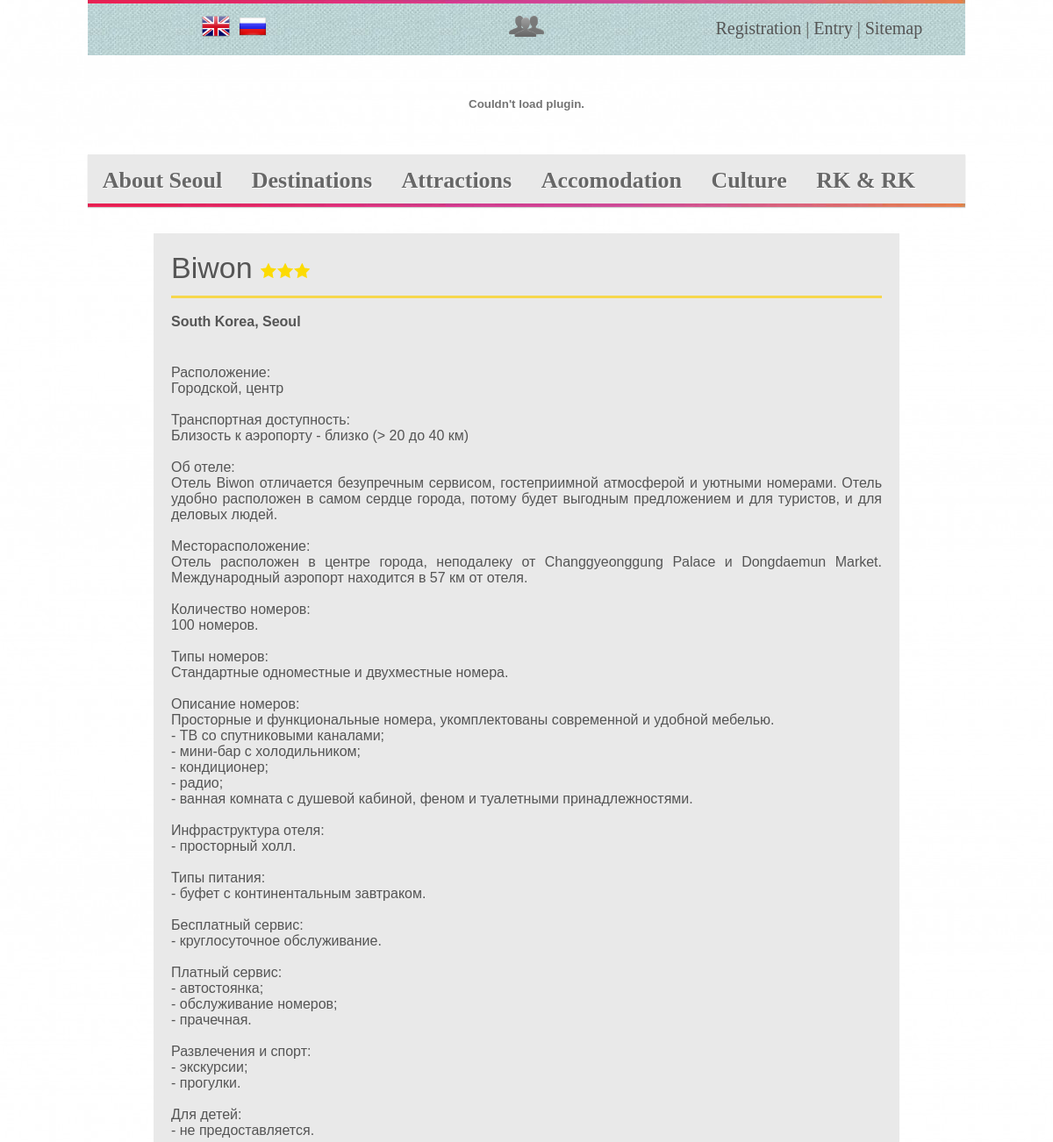
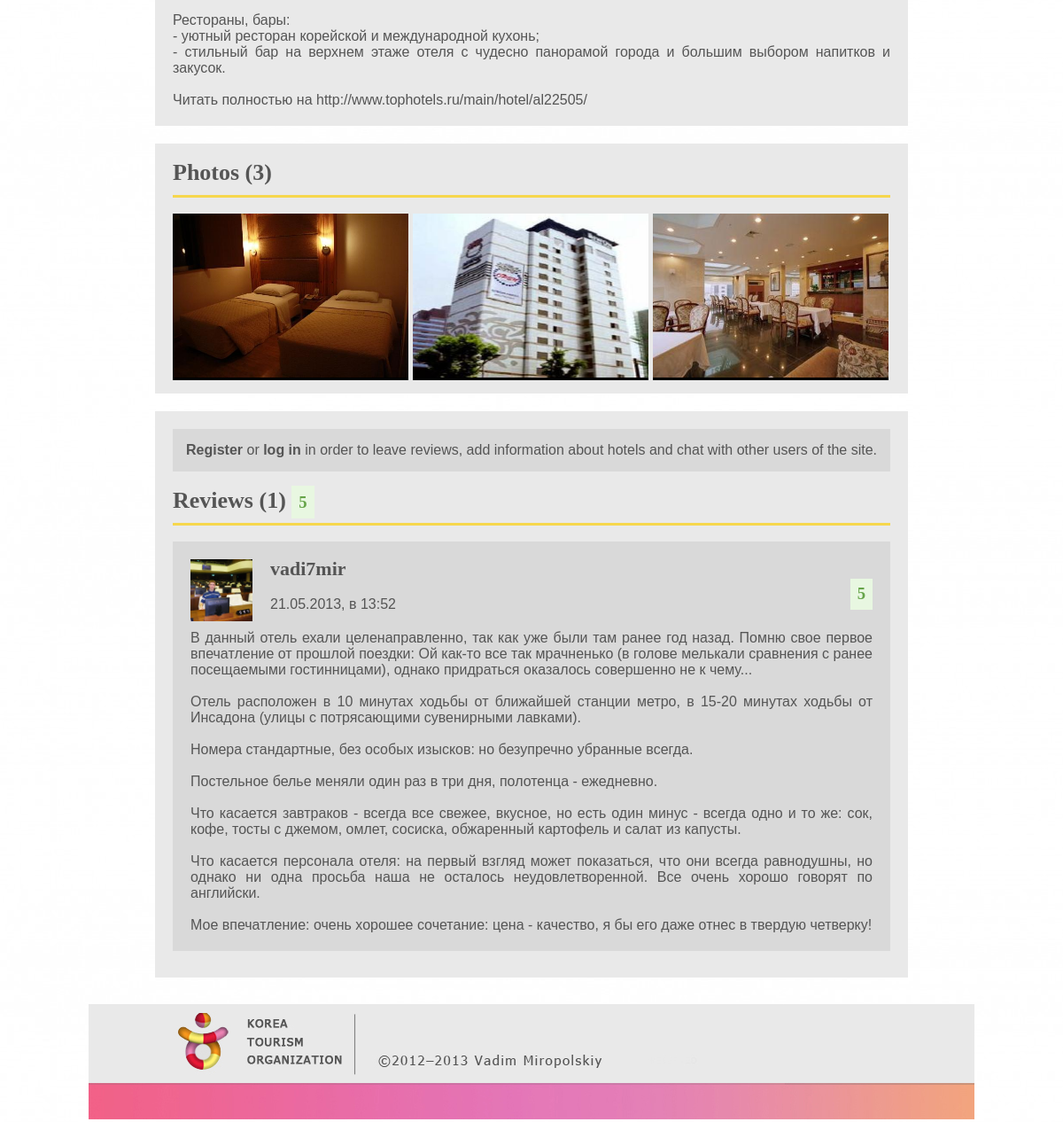
Page /soul_of_seoul.loc/en/hotel.php?id=41 on the committed database (2 pictures, top to bottom).
### tables this page shows
CREATE TABLE IF NOT EXISTS `hotels` (
  `id` int(11) NOT NULL AUTO_INCREMENT,
  `name` varchar(255) NOT NULL,
  `classif` varchar(10) NOT NULL,
  `description` text NOT NULL,
  `code_country` int(11) NOT NULL DEFAULT '1',
  `code_city` int(11) NOT NULL DEFAULT '1',
  PRIMARY KEY (`id`)
);

CREATE TABLE IF NOT EXISTS `cities` (
  `id` int(11) NOT NULL AUTO_INCREMENT,
  `code_country` int(11) NOT NULL,
  `name` varchar(100) NOT NULL,
  PRIMARY KEY (`id`)
);

CREATE TABLE IF NOT EXISTS `countries` (
  `id` int(11) NOT NULL AUTO_INCREMENT,
  `name` varchar(50) NOT NULL,
  PRIMARY KEY (`id`)
);

CREATE TABLE IF NOT EXISTS `hotelphotos` (
  `id` int(11) NOT NULL AUTO_INCREMENT,
  `code_hotel` int(11) NOT NULL,
  `photoSrc` varchar(255) NOT NULL,
  PRIMARY KEY (`id`)
);

CREATE TABLE IF NOT EXISTS `hotelreviews` (
  `id` int(11) NOT NULL AUTO_INCREMENT,
  `code_hotel` int(11) NOT NULL,
  `code_user` int(11) NOT NULL,
  `review` text NOT NULL,
  `assessment` int(11) NOT NULL,
  `date` varchar(100) NOT NULL,
  PRIMARY KEY (`id`)
);

CREATE TABLE IF NOT EXISTS `users` (
  `id` int(11) NOT NULL AUTO_INCREMENT,
  `login` varchar(100) NOT NULL,
  `password` varchar(160) NOT NULL,
  `avatar` varchar(255) NOT NULL,
  `email` varchar(255) NOT NULL,
  `activation` int(1) NOT NULL,
  `date` datetime NOT NULL,
  PRIMARY KEY (`id`)
);

### soul_of_seoul.loc/en/hotel.php (the view, shortened to what this page needs)
<?php
	require("./my_functions.php");
	include "./header.php";
?>
<div id="content">
	<?php
		if(isset($_GET['id']))
			$id = $_GET['id'];
		else
			errorGoBack("./accomodation.php", "Information about the hotel can not be displayed...",$values,"Accommodation");
		include("./bd.php");
		$result = mysql_query("SELECT * FROM `hotels` WHERE `id` = $id;",$db);
		$hotel = mysql_fetch_array($result);
		$title = $hotel['name'];
		$info = joinMysqlTables($id);
		$co = $info['co'];
		$ci = $info['ci'];
		$ra = $info['ra'];
		$r = $info['r'];
		$p = $info['p'];
		$classif = $hotel['classif'];
		$description = $hotel['description'];
	?>
	<div class="block850_2" style="background:#E9E9E9;">
		<?php
			$hotelStars = hotelStars($classif);
			echo ("
				<h1 style=\"margin-top:0;\">$title <img src=\"$hotelStars\" /></h1>
				<hr class='hr_enterYellow'>
				<p><span class=\"bold\">$co, $ci</span></p>
				<br />
				<p>$description</p>
			");
		?>
	</div>
	<?php
		$result2 = mysql_query("SELECT * FROM `hotelphotos` WHERE `code_hotel` = $id;",$db);
		if(mysql_num_rows($result2) > 0) {
			echo ("<div class=\"block850_2\" style=\"background:#E9E9E9;\"><ul><h2>Photos ($p)</h2><hr class='hr_enterYellow'>");
			$i = 1;
			while($photo = mysql_fetch_array($result2)){
				echo ("
					<li class=\"photo\">
						<a href=\"$photo[photoSrc]\" rel=\"gallery\"  class=\"pirobox_gall\" title=\"Photo $i\">
							<img src=\"$photo[photoSrc]\" width=\"266\" height=\"185\" />
						</a>
					</li>
				");
				$i++;
			}
			echo ("</ul></div>");
		}
	?>
	<div class="block850_2" style="background:#E9E9E9; padding-bottom:10px;">
		<?php
			if(userVerification())
				echo ("
					<br />
					<h2>Leave a review</h2>
					<hr class=\"hr_enterYellow\">
					<form name=\"newReview\" method=\"POST\" action=\"./new_review.php\">
						<input type=\"hidden\" name=\"hotelID\" value=\"$id\">
						<input type=\"hidden\" name=\"userID\" value=\"$_SESSION[id]\">
						<p><span class=\"redFont\">*</span>Rating:<br />
							<label><input type=\"radio\" name=\"rating\" value=\"1\">1</label>&nbsp;
							<label><input type=\"radio\" name=\"rating\" value=\"2\">2</label>&nbsp;
							<label><input type=\"radio\" name=\"rating\" value=\"3\" checked=\"checked\">3&nbsp;
							<label><input type=\"radio\" name=\"rating\" value=\"4\">4</label>&nbsp;
							<label><input type=\"radio\" name=\"rating\" value=\"5\">5</label>
						</p>
						<p><label for=\"reviewText\"><span class=\"redFont\">*</span>Review:</label><br /><textarea placeholder=\"Type review here\" name=\"reviewText\" rows=\"7\" id=\"reviewText\"></textarea></p>
						<p><span class=\"redFont\">*</span> denotes a mandatory field!</p>
						<p class=\"submit\"><input type=\"submit\" name=\"submit\" value=\"Add a review\"></p>
					</form>
				");
			else
				echo ("
					<p class=\"loginRequest\"><a href=\"./registration.php\">Register</a> or <a href=\"./login.php\">log in</a> in order to leave reviews, add information about hotels and chat with other users of the site.</p>
				");
			$result3 = mysql_query("SELECT * FROM `hotelreviews` WHERE `code_hotel` = $id ORDER BY `id` DESC;",$db);
			if ($r <= 0)
				echo ("
					<h2>No reviews</h2>
					<hr class='hr_enterYellow'>
				");
			else {
				$average = hotelRating($ra);
				echo ("
						<h2>Reviews ($r) $average</h2>
						<hr class='hr_enterYellow'>
				");
				while($review = mysql_fetch_array($result3)) {
					$result4 = mysql_query("SELECT * FROM `users` WHERE `id`=".$review['code_user'].";",$db);
					$user = mysql_fetch_array($result4);
					$avatar = $user['avatar'];
					$name = $user['login'];
					$assessment = hotelRating($review[assessment]);
					echo ("
						<div class=\"review\">
							<a href=\"./profile.php?id=$review[code_user]\"><img alt=\"\" src=\"$avatar\" height=\"70\" width=\"70\" /></a>
							<h3><a href=\"./profile.php?id=$review[code_user]\">$name</a></h3>
							$assessment
							<br />
							<p>$review[date]</p>
							<p class=\"reviewText\">$review[review]</p>
						</div>
						<br />
					");
				}
			}
		?>
	</div>
</div>
<?php
	include "./footer.php";
?>

### soul_of_seoul.loc/en/header.php (shortened to what this page needs)
<!DOCTYPE html>
<html>
	<head>
		<link href="../css/style.css" type="text/css" rel="stylesheet" />
		<link href="../css/mmenu.css" type="text/css" rel="stylesheet" />
		<link href="../css/pirobox/style.css" rel="stylesheet" type="text/css" />
	</head>
	<body>
		<div id="wrapper">
			<div id="header">
				<div class="languages">
					<table>
						<tr>
							<?php
								$currentURL = $_SERVER['SERVER_NAME'] . $_SERVER['REQUEST_URI'];
								$currentURL = str_replace("/en/","/ru/",$currentURL);
							?>
							<td><img src="./images/english.png" width="32" height="32">&nbsp;&nbsp;<a href="http://<?= $currentURL ?>" title="По-русски"><img src="./images/russian.png" width="32" height="32" /></a></td>
							<?php
								include("./bd.php");
								$login = $_SESSION['login'];
								$password = $_SESSION['password'];
								$result = mysql_query("SELECT `id` FROM `users` WHERE `login` = \"$login\" AND `password` = \"$password\";",$db);
								$row = mysql_fetch_array($result);
								if(!empty($row['id']))
									echo ("
										<td>
											<a href=\"./all_users.php\" title=\"All users\">
												<img src=\"./images/users.png\" width=\"40\" height=\"40\" />
											</a>
										</td>
										<td>
											Welcome, <a href=\"./profile.php?id=$_SESSION[id]\" title=\"My account\"><span class=\"bold\">$login</span></a>! | <a href=\"./sitemap.php\">Sitemap</a>
										</td>
										</tr>
										</table>
									");
								else
									echo ("
										<td>
											<img src=\"./images/usersGray.png\" width=\"40\" height=\"40\" />
										</td>
										<td>
											<a href=\"./registration.php\">Registration</a> | <a href=\"./login.php\">Entry</a> | <a href=\"./sitemap.php\">Sitemap</a>
										</td>
										</tr>
										</table>
									");
							?>
				</div>
				<object classid="clsid:D27CDB6E-AE6D-11cf-96B8-444553540000" codebase="http://download.macromedia.com/pub/shockwave/cabs/flash/swflash.cab#version=6,0,29,0" width="1000" height="110">
					<embed src="flash/header/header.swf" quality="high" pluginspage="http://www.macromedia.com/go/getflashplayer" type="application/x-shockwave-flash" width="1000" height="110"></embed>
				</object>
				<nav>
					<ul id="mmenu">
						<li class="blue">
							<a href="./about_seoul.php">About Seoul</a>
						</li>
						<li class="green">
							<a href="./destinations.php">Destinations</a>
						</li>
						<li class="pink">
							<a href="./attractions.php">Attractions</a>
						</li>
						<li class="yellow"><a href="./accomodation.php">Accomodation</a></li>
						<li class="purple">
							<a href="./culture.php">Culture</a>
						</li>
						<li class="orange"><a href="./rk_and_rk.php">RK &amp; RK</a></li>
					</ul>
				</nav>
			</div>

### soul_of_seoul.loc/en/my_functions.php (shortened to what this page needs)
<?php
	function hotelStars($classif) {
		switch($classif) {
			case "3*":
				return "./images/accomodation/3stars.png";
				break;
		}
	}
	function hotelRating($rating) {
		switch($rating) {
			case $rating >= 4:
				return "<span class='high'>$rating</span>";
				break;
		}
	}
	function userVerification() {
		include("./bd.php");
		$login = $_SESSION['login'];
		$password = $_SESSION['password'];
		$result = mysql_query("SELECT `id` FROM `users` WHERE `login` = \"$login\" AND `password` = \"$password\";",$db);
		$row = mysql_fetch_array($result);
		if(!empty($row['id']))
			return true;
		else
			return false;
	}
	function joinMysqlTables($id) {
		include("./bd.php");
		$result = mysql_query("SELECT * FROM `hotels` WHERE `id`=$id;",$db);
		$hotel = mysql_fetch_array($result);
		$coCi = mysql_query("SELECT cities.`name` AS `city`, countries.`name` AS `country` FROM `cities`,`countries` WHERE cities.`id` = $hotel[code_city] AND countries.`id` = $hotel[code_country];",$db) or die(mysql_error());
		$coCi = mysql_fetch_array($coCi);
		$revNum = mysql_query("SELECT COUNT('id') AS `number` FROM `hotelreviews` WHERE `code_hotel` = $hotel[id];",$db);
		$revNum = mysql_fetch_array($revNum);
		if($revNum['number'] != 0) {
			$sqlSum = mysql_query("SELECT SUM(`assessment`) AS `sum` FROM `hotelreviews` WHERE `code_hotel` = $hotel[id];",$db);
			$sqlSum = mysql_fetch_array($sqlSum);
			$rating = $sqlSum['sum'] / $revNum['number'];
			$rating = round($rating, 2);
		}
		else
			$rating = 0;
		$phNum = mysql_query("SELECT COUNT('id') AS `number` FROM `hotelphotos` WHERE `code_hotel` = $hotel[id];",$db);
		$phNum = mysql_fetch_array($phNum);
		return array("co"=>$coCi['country'], "ci"=>$coCi['city'], "ra"=>$rating, "r"=>$revNum['number'], "p"=>$phNum['number']);
	}
?>

### soul_of_seoul.loc/en/footer.php (shortened to what this page needs)
			<div id="footer">
				<img src="./images/footer/footer.jpg" height="130" width="1000" alt="Footer" id="Footer_image"  usemap="#footerImageMapp" />
			</div>
		</div>
	</body>
</html>

### soul_of_seoul.loc/css/style.css (style rules this page uses)
body { padding:0; margin:0; color:#555; font-size:20px; background:url(../ru/images/bodyBg.jpg); }
#wrapper { width:1000px; min-width:1000px; margin:0 auto; }
#header { margin-bottom:15px; }
#header a { text-decoration:none; color:#555; }
#header object { margin:0; padding:0; }
#content { margin:30px auto; }
img { border:none; }
.block850_2 { width:810px; margin:0 auto 20px auto; padding:20px 20px 0 20px; }
.block850_2 hr { color:#555; background-color:#555; height:2px; }
.block850_2 h1 { margin-bottom:0; color:#555; font:1.7em Tahoma, Geneva, sans-serif; text-align:justify; }
.block850_2 p { color:#555; font:12pt Tahoma, Geneva, sans-serif; text-align:justify; padding:0 0 20px 0; margin:0; }
.block810 .child p:first-child, .bold { font-weight:bold; }
.block850_2 a { color:#555; font-weight:bold; text-decoration:none; }
.bold { font-weight:bold; }
p { margin:5px 0; }
h1 { font-size:32px; font-weight:bold; margin:20px 0 20px 0; }
a { text-decoration:none; color:#0057B9; }
.low, .medium, .high { padding:8px; margin:0 auto 0 auto; font-weight:bold; font-size:14pt; }
.high { background:#E8F7E1; color:#66A449; }
.review { background:#D9D9D9; padding:20px 20px 0 20px; }
h2, h3 { font-weight:bold; }
h2 { font-size:26px; }
h3 { font-size:22px; }
.review img { float:left; margin:0 20px 0px 0; }
.review .low, .review .medium, .review .high { float:right; }
.review .reviewText { width:100%; }
p.loginRequest { background:#D9D9D9; padding:15px; text-align:center; margin-bottom:20px; }
.photo { display:inline-block; margin-bottom:15px; background:black; }
.languages { background:#E9E9E9 url(../ru/images/bg.jpg); }
.languages table { background:url(../ru/images/stripe.jpg) top center no-repeat; width:100%; }
.languages table td { width:33%; text-align:center; vertical-align:middle; padding:10px;; }
.block850_2 .hr_enterYellow { height:3px; margin:12px 0 18px 0; color:#F6D74D; background-color:#F6D74D; border:none; }

### soul_of_seoul.loc/css/mmenu.css (style rules this page uses)
#mmenu { height:60px; box-shadow:0 1px 1px rgba(20, 20, 20, 0.2); font-weight:bold; background:#E9E9E9 url(../ru/images/stripe.jpg) center bottom no-repeat; }
#mmenu li { float:left; position:relative; font-size:26px; text-shadow:1px 1px 0 #FFF; -webkit-transition:all 0.3s linear; -moz-transition:all 0.3s linear; -o-transition:all 0.3s linear; transition:all 0.3s linear; }
#mmenu li a { display:block; padding:0 16.75px; line-height:60px; text-decoration:none !important; -webkit-transition:all 0.3s linear; -moz-transition:all 0.3s linear; -o-transition:all 0.3s linear; transition:all 0.3s linear; color:#676767; }

### soul_of_seoul.loc/css/pirobox/style.css (style rules this page uses)
* { margin:0; padding:0; }

### rows in the picture
hotels: name "Biwon", description "Расположение: Городской, центр Транспортная доступность: Близость к аэропорту - близко (> 20 до 40 км) Об отеле: Отель Biwon отличается безупречным сервисом, гостеприимной атмосферой и уютными номерами. Отель удобно расположен в самом сердце города, потому будет выгодным предложением и для туристов, и для деловых людей. Месторасположение: Отель расположен в центре города, неподалеку от Changgyeonggung Palace и Dongdaemun Market. Международный аэропорт находится в 57 км от отеля. Количество номеров: 100 номеров. Типы номеров: Стандартные одноместные и двухместные номера. Описание номеров: Просторные и функциональные номера, укомплектованы современной и удобной мебелью. - ТВ со спутниковыми…"
cities: countries.name "South Korea", name "Seoul"
hotelphotos: photoSrc (picture)
hotelphotos: photoSrc (picture)
hotelphotos: photoSrc (picture)
hotelreviews: users.avatar (picture), users.login "vadi7mir", assessment "5", date "21.05.2013, в 13:52", review "В данный отель ехали целенаправленно, так как уже были там ранее год назад. Помню свое первое впечатление от прошлой поездки: Ой как-то все так мрачненько (в голове мелькали сравнения с ранее посещаемыми гостинницами), однако придраться оказалось совершенно не к чему... Отель расположен в 10 минутах ходьбы от ближайшей станции метро, в 15-20 минутах ходьбы от Инсадона (улицы с потрясающими сувенирными лавками). Номера стандартные, без особых изысков: но безупречно убранные всегда. Постельное белье меняли один раз в три дня, полотенца - ежедневно. Что касается завтраков - всегда все свежее, вкусное, но есть один минус - всегда одно и то же: сок, кофе, тосты с джемом, омлет, сосиска,…"

### other values in the picture
$p "3"
$r "1"
$rating "5"
